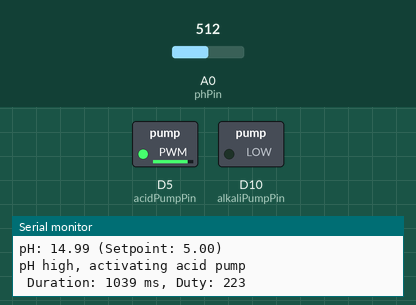
This sketch was run on a simulated Arduino Zero (SAMD21). Parts: switched loads named in the sketch (green lamp = pin HIGH), the last lines printed to the serial monitor. The inputs (shaded band) are chosen by the test bench; at power-on: A0 (phPin) = 512 (analog values on the 0–1023 scale).

Above: at 3.2 s.
3.3 s: A0 (phPin) set to 122
At 4.7 s:
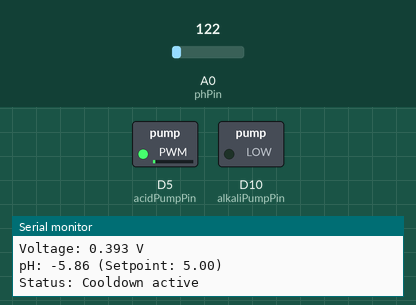
At 6.6 s:
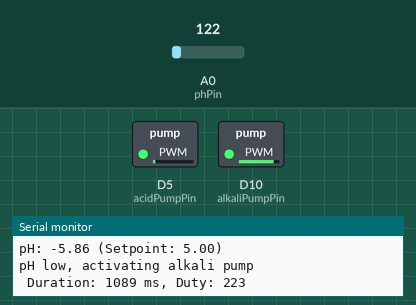
9.2 s: A0 (phPin) set to 160
At 10.1 s:
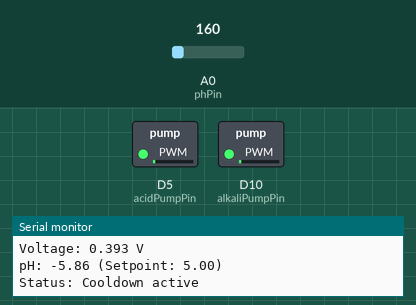
11.7 s: A0 (phPin) set to 498
14.7 s: A0 (phPin) set to 506
19.2 s: A0 (phPin) set to 510
Timing chart, 0 to 23.2 s (numbered marks = the images above; inputs shaded):
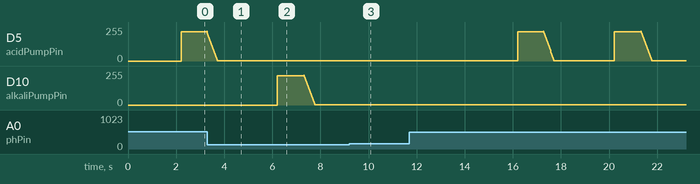

The sketch:

ph_subsystem.ino
```cpp
// pH subsystem
#include <Arduino.h>

const int phPin = A0;
const int acidPumpPin = 5;
const int alkaliPumpPin = 10;
const int pwmFrequency = 5000;

const float phSetpoint = 5.0;
const float Kp = 100.0;
const float Ki = 2.0;
const float Kd = 0.0;

const float phDeadband = 0.1;
const float integralMax = 500.0;
const float outputMax = 10000.0;
const float outputMin = 1000.0;
const int minDutyCycle = 220;
const int maxDutyCycle = 255;

const unsigned long measureInterval = 2000;
const unsigned long pumpCooldown = 1500;

float integral = 0.0;
float previousError = 0.0;
unsigned long lastMeasurement = 0;
unsigned long lastPumpAction = 0;
float currentPh = 5.0;
float currentVoltage = 0.0;
bool firstRun = true;

void setup() {
  Serial.begin(115200);
  analogReadResolution(12);

  analogWriteFrequency(acidPumpPin, pwmFrequency);
  analogWriteFrequency(alkaliPumpPin, pwmFrequency);

  // Set pins as outputs
  pinMode(acidPumpPin, OUTPUT);
  pinMode(alkaliPumpPin, OUTPUT);

  Serial.print("Setpoint: ");
  Serial.println(phSetpoint, 2);
  Serial.print("Kp: ");
  Serial.println(Kp);
  Serial.print(", Ki:");
  Serial.println(Ki);
  Serial.print(", Kd:");
  Serial.println(Kd);
  Serial.print("Deadband: +-");
  Serial.println(phDeadband, 2);

  delay(2000);
}

// Read average voltage from pH probe
float getAverageVoltage(int pin, int samples = 40) {
  long total = 0;
  for (int i = 0; i < samples; i++) {
    total += analogRead(pin);
    delay(5);
  }

  float avgADC = total / samples;
  return avgADC * (3.3 / 4095.0); // Convert ADC to voltage
}

// Calculate pH from voltage
float calculatePh(float V) {
  const float V4 = 0.9915;
  const float V7 = 1.1735;
  const float V10 = 1.3525;

  const float gradient47 = (7.0f - 4.0f) / (V7 - V4);
  const float intercept47 = 7.0f - gradient47 * V7;

  const float gradient710 = (10.0f - 7.0f) / (V10 - V7);
  const float intercept710 = 10.0f - gradient710 * V10;

  if (V <= V7) {
    return gradient47 * V + intercept47;
  } else {
    return gradient710 * V + intercept710;
  }
}

// Start function
void startPump(int pin, int maxDuty = 255, int step = 10, int delayMs = 20) {
  for (int duty = minDutyCycle; duty <= maxDuty; duty += step) {
    analogWrite(pin, duty);
    delay(delayMs);
  }
}

// Stop function
void stopPump(int pin, int currentDuty, int step = 10, int delayMs = 20) {
  for (int duty = currentDuty; duty >= 0; duty -= step) {
    analogWrite(pin, duty);
    delay(delayMs);
  }
}

// Running pump function
void activatePump(int pin, unsigned long duration, int dutyCycle = 255) {
  startPump(pin, dutyCycle);
  delay(duration);
  stopPump(pin, dutyCycle);
}

void pidControl(float ph, float dt) {
  float error = phSetpoint - ph;

  if (abs(error) < phDeadband) {
    Serial.println("Status: pH within deadband");
    integral = 0.0;
    previousError = error;
    return;
  }

  if (millis() - lastPumpAction < pumpCooldown) {
    Serial.println("Status: Cooldown active");
    return;
  }

  float P = Kp * error;

  integral += error * dt;
  integral = constrain(integral, -integralMax, integralMax);
  float I = Ki * integral;

  float D = 0.0;
  if (!firstRun) {
    float derivative = (error - previousError) / dt;
    D = Kd * derivative;
  } else {
    firstRun = false;
  }

  float output = P + I + D;

  if (abs(output) < outputMin) {
    Serial.println("Status: Output below minimum threshold");
    previousError = error;
    return;
  }

  unsigned long pumpTime = constrain(abs(output), outputMin, outputMax);
  float outputRatio = abs(output) / outputMax;
  int dutyCycle = constrain(minDutyCycle + outputRatio * (maxDutyCycle - minDutyCycle), minDutyCycle, maxDutyCycle);

  if (error > 0) {
    // pH too low, activate alkali pump
    Serial.println("pH low, activating alkali pump");
    Serial.print(" Duration: ");
    Serial.print(pumpTime);
    Serial.print(" ms, Duty: ");
    Serial.println(dutyCycle);
    activatePump(alkaliPumpPin, pumpTime, dutyCycle);
  } else {
    // pH too high, activate acid pump
    Serial.println("pH high, activating acid pump");
    Serial.print(" Duration: ");
    Serial.print(pumpTime);
    Serial.print(" ms, Duty: ");
    Serial.println(dutyCycle);
    activatePump(acidPumpPin, pumpTime, dutyCycle);
  }

  lastPumpAction = millis();
  previousError = error;
}

void loop() {
  unsigned long currentTime = millis();

  if (currentTime - lastMeasurement >= measureInterval) {
    float dt = (currentTime - lastMeasurement) / 1000.0;
    lastMeasurement = currentTime;

    // Read voltage & calculate pH from probe
    currentVoltage = getAverageVoltage(phPin);
    currentPh = calculatePh(currentVoltage);

    Serial.print("Voltage: ");
    Serial.print(currentVoltage, 3);
    Serial.println(" V");
    Serial.print("pH: ");
    Serial.print(currentPh, 2);
    Serial.print(" (Setpoint: ");
    Serial.print(phSetpoint, 2);
    Serial.println(")");

    pidControl(currentPh, dt);
  }
}
```

Measured:
- the behaviour switches between 146 and 147 on A0 (phPin) (found by bisection; images 2 and 3)
- after the input at 3.3 s, D5 (acidPumpPin): goes on until 3.7 s, then stays 3/255; D10 (alkaliPumpPin): rises from 0/255 to 223/255 in 1.1 s, then falls to 3/255 in 0.44 s
- after the input at 9.2 s, D10 (alkaliPumpPin): stays 3/255 (without the input it goes to 220/255 after 1.0 s)
